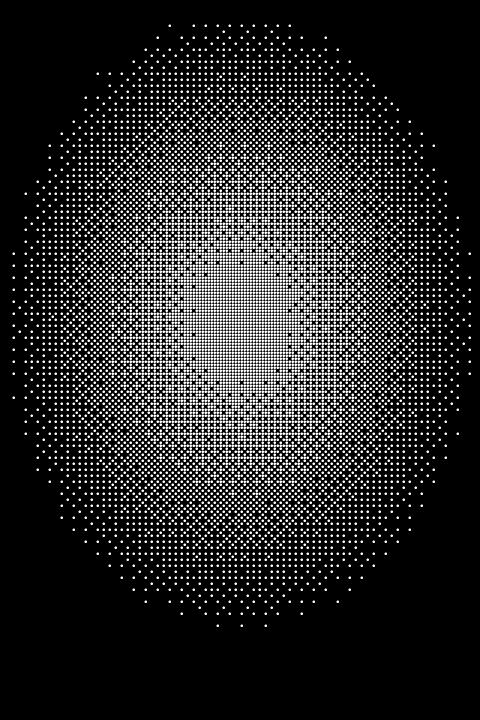
#> input picture test_dots.png, 960 x 1440 px (shown at 1/2 size)
$ python asciiart.py test_dots.png
#> lines starting #> are read from the running program, lines starting #| are printed output that depends on the picture; after the words box and inside, x2 and y2 are one past the last pixel; in counts of white or black regions, pixels touching at a corner belong together
#!/usr/bin/env python3
"""asciiart.py — convert an image to dot-matrix (halftone dither) or classic ASCII art.

Usage:
  python asciiart.py input.jpg --mode dots  --out out.png
  python asciiart.py input.jpg --mode chars --out out.txt
  python asciiart.py input.jpg --mode chars --png --out out.png

Modes:
  dots   Ordered (Bayer) dithering rendered as white dots on black — matches
         the dotted halftone-portrait look.
  chars  Brightness-mapped characters (" .:-=+*#%@"). Text by default,
         or rendered to PNG with --png.

Requires: Pillow  (pip install pillow)
"""

import argparse
import sys

from PIL import Image, ImageDraw, ImageEnhance

# 8x8 Bayer matrix, values 0..63
BAYER8 = [
    [ 0, 32,  8, 40,  2, 34, 10, 42],
    [48, 16, 56, 24, 50, 18, 58, 26],
    [12, 44,  4, 36, 14, 46,  6, 38],
    [60, 28, 52, 20, 62, 30, 54, 22],
    [ 3, 35, 11, 43,  1, 33,  9, 41],
    [51, 19, 59, 27, 49, 17, 57, 25],
    [15, 47,  7, 39, 13, 45,  5, 37],
    [63, 31, 55, 23, 61, 29, 53, 21],
]

CHAR_RAMP = " .:-=+*#%@"


def load_gray(path, columns, char_aspect=1.0, contrast=1.0, invert=False):
    """Load image, optionally boost contrast, resize to a grid of `columns`
    cells wide, return as grayscale Image. char_aspect squashes height
    (chars are ~2x taller than wide)."""
#> called with path = 'test_dots.png', columns = 160, char_aspect = 1, contrast = 1.3, invert = False
    img = Image.open(path).convert("L")
#> img: PIL image 960x1440 L; 15.9% white; 10459 white regions, largest, box (x1, y1, x2, y2) and area: (337, 49, 342, 54) 21, (385, 49, 390, 54) 21, (409, 49, 414, 54) 21
    if contrast != 1.0:
        img = ImageEnhance.Contrast(img).enhance(contrast)
    if invert:
        img = Image.eval(img, lambda v: 255 - v)
    w, h = img.size
#> w = 960; h = 1440
    rows = max(1, int(h / w * columns * char_aspect))
#> rows = 240
    return img.resize((columns, rows), Image.LANCZOS)
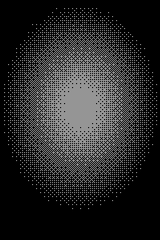
#> returned value: PIL image 160x240 L; min 0, max 157, mean 40.9


def render_dots(gray, cell=6, dot_radius=None, bg=(0, 0, 0), fg=(255, 255, 255)):
    """Bayer-dither the grid; each 'on' cell becomes a dot of radius dot_radius
    inside a cell x cell block."""
#> called with cell = 6, bg = (0, 0, 0), fg = (255, 255, 255)
    if dot_radius is None:
        dot_radius = max(1, cell // 3)
    cols, rows = gray.size
#> cols = 160; rows = 240
    px = gray.load()
    out = Image.new("RGB", (cols * cell, rows * cell), bg)
#> out: PIL image 960x1440 RGB; every value is 0
    draw = ImageDraw.Draw(out)
    for y in range(rows):
        for x in range(cols):
            threshold = (BAYER8[y % 8][x % 8] + 0.5) * 4  # 0..255
            if px[x, y] > threshold:
                cx = x * cell + cell // 2
                cy = y * cell + cell // 2
                draw.ellipse(
                    (cx - dot_radius, cy - dot_radius,
                     cx + dot_radius, cy + dot_radius),
                    fill=fg,
                )
    return out


def render_chars(gray):
    """Map each cell's brightness to a character. Returns list of strings."""
    cols, rows = gray.size
    px = gray.load()
    n = len(CHAR_RAMP)
    lines = []
    for y in range(rows):
        lines.append("".join(
            CHAR_RAMP[min(n - 1, px[x, y] * n // 256)] for x in range(cols)
        ))
    return lines


def chars_to_png(lines, cell_w=8, cell_h=14, bg=(0, 0, 0), fg=(230, 230, 230)):
    """Render text lines to a PNG using a monospace bitmap font."""
    from PIL import ImageFont
    try:
        font = ImageFont.truetype("DejaVuSansMono.ttf", cell_h)
    except OSError:
        font = ImageFont.load_default()
    cols = max(len(l) for l in lines)
    out = Image.new("RGB", (cols * cell_w, len(lines) * cell_h), bg)
    draw = ImageDraw.Draw(out)
    for y, line in enumerate(lines):
        draw.text((0, y * cell_h), line, fill=fg, font=font)
    return out


def main():
    p = argparse.ArgumentParser(description="Image → dot-matrix or ASCII art")
    p.add_argument("input", help="input image (jpg/png/…)")
    p.add_argument("--mode", choices=["dots", "chars"], default="dots")
    p.add_argument("--width", type=int, default=160,
                   help="output grid width in cells/characters (default 160)")
    p.add_argument("--cell", type=int, default=6,
                   help="dots mode: pixel size of each cell (default 6)")
    p.add_argument("--contrast", type=float, default=1.3,
                   help="contrast boost, 1.0 = none (default 1.3)")
    p.add_argument("--invert", action="store_true",
                   help="invert brightness (for dark-on-light sources)")
    p.add_argument("--png", action="store_true",
                   help="chars mode: render to PNG instead of text")
    p.add_argument("--out", default=None, help="output file path")
    args = p.parse_args()

    if args.mode == "dots":
        gray = load_gray(args.input, args.width, 1.0, args.contrast, args.invert)
        out = args.out or "out_dots.png"
        render_dots(gray, cell=args.cell).save(out)
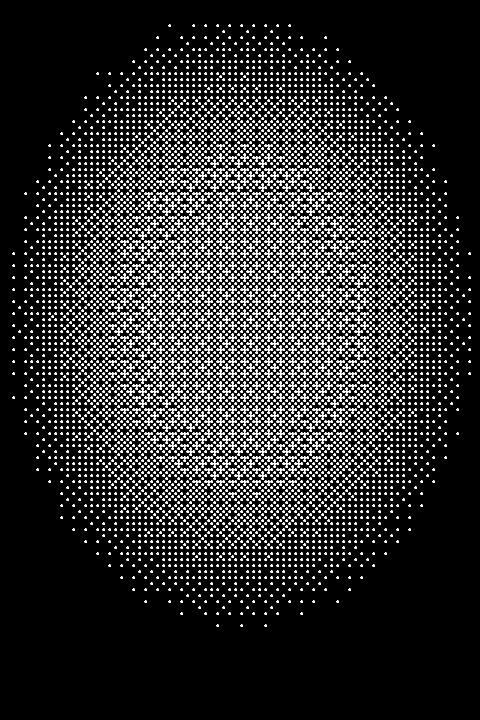
#> saved as out_dots.png: PIL image 960x1440 RGB (shown at 1/2 size); 13.4% white; 8810 white regions, largest, box (x1, y1, x2, y2) and area: (337, 49, 342, 54) 21, (385, 49, 390, 54) 21, (409, 49, 414, 54) 21
    else:
        # chars are ~2x taller than wide → squash rows by 0.5
        gray = load_gray(args.input, args.width, 0.5, args.contrast, args.invert)
        lines = render_chars(gray)
        if args.png:
            out = args.out or "out_chars.png"
            chars_to_png(lines).save(out)
        else:
            out = args.out or "out_chars.txt"
            with open(out, "w", encoding="utf-8") as f:
                f.write("\n".join(lines))
    print(f"wrote {out}")


if __name__ == "__main__":
    main()
